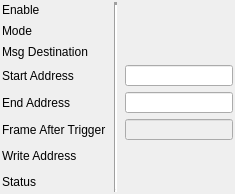
               <widget class="QFrame" name="frame_10">
                <property name="frameShape">
                 <enum>QFrame::NoFrame</enum>
                </property>
                <property name="frameShadow">
                 <enum>QFrame::Raised</enum>
                </property>
                <property name="lineWidth">
                 <number>0</number>
                </property>
                <layout class="QGridLayout" name="gridLayout_9" rowstretch="1,1,1,1,1,1,1,1">
                 <property name="leftMargin">
                  <number>2</number>
                 </property>
                 <property name="topMargin">
                  <number>2</number>
                 </property>
                 <property name="rightMargin">
                  <number>2</number>
                 </property>
                 <property name="bottomMargin">
                  <number>2</number>
                 </property>
                 <property name="horizontalSpacing">
                  <number>8</number>
                 </property>
                 <item row="0" column="0">
                  <widget class="QLabel" name="label_21">
                   <property name="sizePolicy">
                    <sizepolicy hsizetype="Preferred" vsizetype="Preferred">
                     <horstretch>0</horstretch>
                     <verstretch>0</verstretch>
                    </sizepolicy>
                   </property>
                   <property name="font">
                    <font/>
                   </property>
                   <property name="text">
                    <string>Enable</string>
                   </property>
                  </widget>
                 </item>
                 <item row="0" column="2">
                  <widget class="PyDMEnumButton" name="PyDMEnumButton_8">
                   <property name="sizePolicy">
                    <sizepolicy hsizetype="Preferred" vsizetype="Preferred">
                     <horstretch>0</horstretch>
                     <verstretch>0</verstretch>
                    </sizepolicy>
                   </property>
                   <property name="minimumSize">
                    <size>
                     <width>0</width>
                     <height>0</height>
                    </size>
                   </property>
                   <property name="maximumSize">
                    <size>
                     <width>16777215</width>
                     <height>48</height>
                    </size>
                   </property>
                   <property name="font">
                    <font>
                     <pointsize>8</pointsize>
                    </font>
                   </property>
                   <property name="toolTip">
                    <string/>
                   </property>
                   <property name="styleSheet">
                    <string notr="true">QPushButton{font: 8px;}</string>
                   </property>
                   <property name="channel" stdset="0">
                    <string>ca://${DEVICE}:WFENG${ENG}_ENABLE0</string>
                   </property>
                   <property name="orientation" stdset="0">
                    <enum>Qt::Horizontal</enum>
                   </property>
                   <property name="marginTop" stdset="0">
                    <number>0</number>
                   </property>
                   <property name="marginBottom" stdset="0">
                    <number>0</number>
                   </property>
                   <property name="marginLeft" stdset="0">
                    <number>0</number>
                   </property>
                   <property name="marginRight" stdset="0">
                    <number>0</number>
                   </property>
                   <property name="horizontalSpacing" stdset="0">
                    <number>0</number>
                   </property>
                   <property name="verticalSpacing" stdset="0">
                    <number>0</number>
                   </property>
                  </widget>
                 </item>
                 <item row="1" column="0">
                  <widget class="QLabel" name="label_19">
                   <property name="sizePolicy">
                    <sizepolicy hsizetype="Preferred" vsizetype="Preferred">
                     <horstretch>0</horstretch>
                     <verstretch>0</verstretch>
                    </sizepolicy>
                   </property>
                   <property name="font">
                    <font/>
                   </property>
                   <property name="text">
                    <string>Mode</string>
                   </property>
                  </widget>
                 </item>
                 <item row="6" column="0">
                  <widget class="QLabel" name="label_23">
                   <property name="sizePolicy">
                    <sizepolicy hsizetype="Preferred" vsizetype="Preferred">
                     <horstretch>0</horstretch>
                     <verstretch>0</verstretch>
                    </sizepolicy>
                   </property>
                   <property name="font">
                    <font/>
                   </property>
                   <property name="text">
                    <string>Write Address</string>
                   </property>
                  </widget>
                 </item>
                 <item row="4" column="2">
                  <widget class="PyDMLineEdit" name="PyDMLineEdit_4">
                   <property name="enabled">
                    <bool>true</bool>
                   </property>
                   <property name="sizePolicy">
                    <sizepolicy hsizetype="Preferred" vsizetype="Preferred">
                     <horstretch>1</horstretch>
                     <verstretch>1</verstretch>
                    </sizepolicy>
                   </property>
                   <property name="maximumSize">
                    <size>
                     <width>16777215</width>
                     <height>16777215</height>
                    </size>
                   </property>
                   <property name="font">
                    <font>
                     <pointsize>8</pointsize>
                    </font>
                   </property>
                   <property name="toolTip">
                    <string/>
                   </property>
                   <property name="readOnly">
                    <bool>false</bool>
                   </property>
                   <property name="channel" stdset="0">
                    <string>ca://${DEVICE}:WFENG${ENG}_ENDADDR0</string>
                   </property>
                   <property name="displayFormat" stdset="0">
                    <enum>PyDMLineEdit::Hex</enum>
                   </property>
                  </widget>
                 </item>
                 <item row="7" column="0">
                  <widget class="QLabel" name="label_26">
                   <property name="sizePolicy">
                    <sizepolicy hsizetype="Preferred" vsizetype="Preferred">
                     <horstretch>0</horstretch>
                     <verstretch>0</verstretch>
                    </sizepolicy>
                   </property>
                   <property name="font">
                    <font/>
                   </property>
                   <property name="text">
                    <string>Status</string>
                   </property>
                  </widget>
                 </item>
                 <item row="7" column="2">
                  <widget class="PyDMLabel" name="PyDMLabel_13">
                   <property name="sizePolicy">
                    <sizepolicy hsizetype="Preferred" vsizetype="Preferred">
                     <horstretch>1</horstretch>
                     <verstretch>1</verstretch>
                    </sizepolicy>
                   </property>
                   <property name="minimumSize">
                    <size>
                     <width>0</width>
                     <height>20</height>
                    </size>
                   </property>
                   <property name="maximumSize">
                    <size>
                     <width>16777215</width>
                     <height>28</height>
                    </size>
                   </property>
                   <property name="font">
                    <font>
                     <pointsize>8</pointsize>
                    </font>
                   </property>
                   <property name="toolTip">
                    <string/>
                   </property>
                   <property name="styleSheet">
                    <string notr="true"/>
                   </property>
                   <property name="text">
                    <string/>
                   </property>
                   <property name="channel" stdset="0">
                    <string>ca://${DEVICE}:WFENG${ENG}_STATUS0</string>
                   </property>
                  </widget>
                 </item>
                 <item row="2" column="2">
                  <widget class="PyDMEnumButton" name="PyDMEnumButton_7">
                   <property name="sizePolicy">
                    <sizepolicy hsizetype="Preferred" vsizetype="Preferred">
                     <horstretch>0</horstretch>
                     <verstretch>0</verstretch>
                    </sizepolicy>
                   </property>
                   <property name="minimumSize">
                    <size>
                     <width>0</width>
                     <height>0</height>
                    </size>
                   </property>
                   <property name="maximumSize">
                    <size>
                     <width>16777215</width>
                     <height>48</height>
                    </size>
                   </property>
                   <property name="font">
                    <font>
                     <pointsize>8</pointsize>
                    </font>
                   </property>
                   <property name="toolTip">
                    <string/>
                   </property>
                   <property name="styleSheet">
                    <string notr="true">QPushButton{font: 8px;}</string>
                   </property>
                   <property name="channel" stdset="0">
                    <string>ca://${DEVICE}:WFENG${ENG}_MSGDEST0</string>
                   </property>
                   <property name="orientation" stdset="0">
                    <enum>Qt::Horizontal</enum>
                   </property>
                   <property name="marginTop" stdset="0">
                    <number>0</number>
                   </property>
                   <property name="marginBottom" stdset="0">
                    <number>0</number>
                   </property>
                   <property name="marginLeft" stdset="0">
                    <number>0</number>
                   </property>
                   <property name="marginRight" stdset="0">
                    <number>0</number>
                   </property>
                   <property name="horizontalSpacing" stdset="0">
                    <number>0</number>
                   </property>
                   <property name="verticalSpacing" stdset="0">
                    <number>0</number>
                   </property>
                  </widget>
                 </item>
                 <item row="4" column="0">
                  <widget class="QLabel" name="label_22">
                   <property name="sizePolicy">
                    <sizepolicy hsizetype="Preferred" vsizetype="Preferred">
                     <horstretch>0</horstretch>
                     <verstretch>0</verstretch>
                    </sizepolicy>
                   </property>
                   <property name="font">
                    <font/>
                   </property>
                   <property name="text">
                    <string>End Address</string>
                   </property>
                  </widget>
                 </item>
                 <item row="1" column="2">
                  <widget class="PyDMEnumButton" name="PyDMEnumButton_9">
                   <property name="sizePolicy">
                    <sizepolicy hsizetype="Preferred" vsizetype="Preferred">
                     <horstretch>0</horstretch>
                     <verstretch>0</verstretch>
                    </sizepolicy>
                   </property>
                   <property name="minimumSize">
                    <size>
                     <width>0</width>
                     <height>0</height>
                    </size>
                   </property>
                   <property name="maximumSize">
                    <size>
                     <width>16777215</width>
                     <height>48</height>
                    </size>
                   </property>
                   <property name="font">
                    <font>
                     <pointsize>8</pointsize>
                    </font>
                   </property>
                   <property name="toolTip">
                    <string/>
                   </property>
                   <property name="styleSheet">
                    <string notr="true">QPushButton{font: 8px;}</string>
                   </property>
                   <property name="channel" stdset="0">
                    <string>ca://${DEVICE}:WFENG${ENG}_MODE0</string>
                   </property>
                   <property name="orientation" stdset="0">
                    <enum>Qt::Horizontal</enum>
                   </property>
                   <property name="marginTop" stdset="0">
                    <number>0</number>
                   </property>
                   <property name="marginBottom" stdset="0">
                    <number>0</number>
                   </property>
                   <property name="marginLeft" stdset="0">
                    <number>0</number>
                   </property>
                   <property name="marginRight" stdset="0">
                    <number>0</number>
                   </property>
                   <property name="horizontalSpacing" stdset="0">
                    <number>0</number>
                   </property>
                   <property name="verticalSpacing" stdset="0">
                    <number>0</number>
                   </property>
                  </widget>
                 </item>
                 <item row="5" column="2">
                  <widget class="PyDMLineEdit" name="PyDMLineEdit_3">
                   <property name="enabled">
                    <bool>false</bool>
                   </property>
                   <property name="sizePolicy">
                    <sizepolicy hsizetype="Preferred" vsizetype="Preferred">
                     <horstretch>1</horstretch>
                     <verstretch>1</verstretch>
                    </sizepolicy>
                   </property>
                   <property name="maximumSize">
                    <size>
                     <width>16777215</width>
                     <height>16777215</height>
                    </size>
                   </property>
                   <property name="font">
                    <font>
                     <pointsize>8</pointsize>
                    </font>
                   </property>
                   <property name="toolTip">
                    <string/>
                   </property>
                   <property name="channel" stdset="0">
                    <string>ca://${DEVICE}:WFENG${ENG}_FRAFTTRG0</string>
                   </property>
                  </widget>
                 </item>
                 <item row="6" column="2">
                  <widget class="PyDMLabel" name="PyDMLabel_18">
                   <property name="sizePolicy">
                    <sizepolicy hsizetype="Preferred" vsizetype="Preferred">
                     <horstretch>1</horstretch>
                     <verstretch>1</verstretch>
                    </sizepolicy>
                   </property>
                   <property name="minimumSize">
                    <size>
                     <width>0</width>
                     <height>20</height>
                    </size>
                   </property>
                   <property name="maximumSize">
                    <size>
                     <width>16777215</width>
                     <height>28</height>
                    </size>
                   </property>
                   <property name="font">
                    <font>
                     <pointsize>8</pointsize>
                    </font>
                   </property>
                   <property name="toolTip">
                    <string/>
                   </property>
                   <property name="styleSheet">
                    <string notr="true"/>
                   </property>
                   <property name="text">
                    <string/>
                   </property>
                   <property name="channel" stdset="0">
                    <string>ca://${DEVICE}:WFENG${ENG}_WRADDR0</string>
                   </property>
                   <property name="displayFormat" stdset="0">
                    <enum>PyDMLabel::Hex</enum>
                   </property>
                  </widget>
                 </item>
                 <item row="3" column="2">
                  <widget class="PyDMLineEdit" name="PyDMLineEdit_5">
                   <property name="sizePolicy">
                    <sizepolicy hsizetype="Preferred" vsizetype="Preferred">
                     <horstretch>1</horstretch>
                     <verstretch>1</verstretch>
                    </sizepolicy>
                   </property>
                   <property name="maximumSize">
                    <size>
                     <width>16777215</width>
                     <height>16777215</height>
                    </size>
                   </property>
                   <property name="font">
                    <font>
                     <pointsize>8</pointsize>
                    </font>
                   </property>
                   <property name="toolTip">
                    <string/>
                   </property>
                   <property name="readOnly">
                    <bool>false</bool>
                   </property>
                   <property name="channel" stdset="0">
                    <string>ca://${DEVICE}:WFENG${ENG}_STARTADDR0</string>
                   </property>
                   <property name="displayFormat" stdset="0">
                    <enum>PyDMLineEdit::Hex</enum>
                   </property>
                  </widget>
                 </item>
                 <item row="2" column="0">
                  <widget class="QLabel" name="label_20">
                   <property name="sizePolicy">
                    <sizepolicy hsizetype="Preferred" vsizetype="Preferred">
                     <horstretch>0</horstretch>
                     <verstretch>0</verstretch>
                    </sizepolicy>
                   </property>
                   <property name="font">
                    <font/>
                   </property>
                   <property name="text">
                    <string>Msg Destination</string>
                   </property>
                  </widget>
                 </item>
                 <item row="3" column="0">
                  <widget class="QLabel" name="label_24">
                   <property name="sizePolicy">
                    <sizepolicy hsizetype="Preferred" vsizetype="Preferred">
                     <horstretch>0</horstretch>
                     <verstretch>0</verstretch>
                    </sizepolicy>
                   </property>
                   <property name="font">
                    <font/>
                   </property>
                   <property name="text">
                    <string>Start Address</string>
                   </property>
                  </widget>
                 </item>
                 <item row="5" column="0">
                  <widget class="QLabel" name="label_25">
                   <property name="sizePolicy">
                    <sizepolicy hsizetype="Preferred" vsizetype="Preferred">
                     <horstretch>0</horstretch>
                     <verstretch>0</verstretch>
                    </sizepolicy>
                   </property>
                   <property name="font">
                    <font/>
                   </property>
                   <property name="text">
                    <string>Frame After Trigger</string>
                   </property>
                  </widget>
                 </item>
                 <item row="0" column="1" rowspan="8">
                  <widget class="Line" name="line_6">
                   <property name="lineWidth">
                    <number>3</number>
                   </property>
                   <property name="orientation">
                    <enum>Qt::Vertical</enum>
                   </property>
                  </widget>
                 </item>
                </layout>
               </widget>
